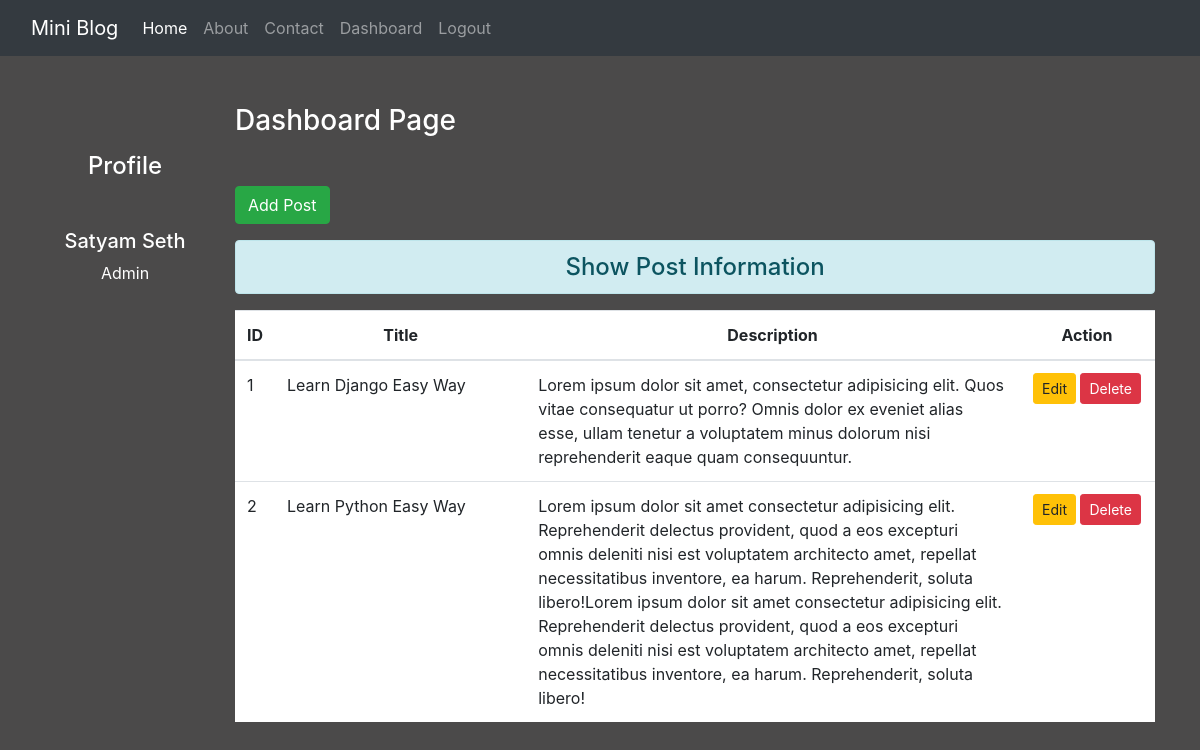
The page /dashboard/ (signed in) on the database its author committed.
### blog/models.py (models this page shows)
class Post(models.Model):
    title=models.CharField(max_length=150)
    desc=models.TextField()

### blog/views.py (the view)
# urls.py: path('dashboard/', views.dashboard, name='dashboard'),
def dashboard(request):
    if request.user.is_authenticated:
        posts=Post.objects.all()
        user=request.user
        full_name=user.get_full_name()
        gps=user.groups.all()
        return render(request,'blog/dashboard.html',{'posts':posts,'full_name':full_name,'groups':gps})
    else:
        return HttpResponseRedirect('/login/')

### blog/templates/blog/dashboard.html (shortened to what this page needs)
{% extends 'blog/base.html' %}
{% load static %}
{% block side %}
<div class="col-sm-2 text-white my-5 text-center">
    <h4 class="my-5">Profile</h4>
    <h5>{{full_name}}</h5>
    {% for group in groups %}
        <p>{{group.name}}</p>
    {% endfor %}
</div>
{% endblock side %}
{% block content %}
<div class="col-sm-10">
    <h3 class="text-white my-5">Dashboard Page</h3>
    <a href="{% url 'addpost' %}" class="btn btn-success">Add Post</a>
    <h4 class="text-center alert alert-info mt-3">Show Post Information</h4>
    {% if posts %}
        <table class="table table-hover bg-white">
            <thead>
                <tr class="text-center">
                    <th class="col" style="width:2%">ID</th>
                    <th class="col" style="width:28%">Title</th>
                    <th class="col" style="width:55%">Description</th>
                    <th class="col" style="width:15%">Action</th>
                </tr>
            </thead>
            <tbody>
                {% for post in posts %}
                    <tr>
                        <td scope="row">{{post.id}}</td>
                        <td>{{post.title}}</td>
                        <td>{{post.desc}}</td>
                        <td class="text-center">
                            <a href="{% url 'updatepost' post.id %}" class="btn btn-warning btn-sm">Edit</a>
                            {% if perms.blog.delete_post %}
                            <form action="{% url 'deletepost' post.id %}" method="post" class="d-inline">
                                <input type="submit" class="btn btn-danger btn-sm" value="Delete">
                            </form>
                            {% endif %}
                        </td>
                    </tr>
                {% endfor %}
            </tbody>
        </table>
    {% else %}
        <h4 class="text-center alert alert-warning">No Records</h4>
    {% endif %}
</div>
{% endblock content %}

### blog/templates/blog/base.html (shortened to what this page needs)
<!DOCTYPE html>
{% load static %}
<html lang="en">
<head>
    <link rel="stylesheet" href="{% static 'blog/css/bootstrap.css' %}">
    <link rel="stylesheet" href="{% static 'blog/css/style.css' %}">
</head>
<body>
    <div class="container-fluid bg-dark">
        {% include 'blog/navbar.html' %}
    </div>
    <div class="container">
        <div class="row">
            {% block side %}
            {% endblock side %}
            {% block content %}
            {% endblock content %}
        </div>
    </div>
</body>
</html>

### blog/templates/blog/navbar.html (shortened to what this page needs)
<nav class="navbar navbar-expand-lg navbar-dark bg-dark">
    <a class="navbar-brand" href="#">Mini Blog</a>
    <div class="collapse navbar-collapse" id="navbarNav">
      <ul class="navbar-nav">
        <li class="nav-item active">
          <a class="nav-link" href="/">Home <span class="sr-only">(current)</span></a>
        </li>
        <li class="nav-item">
          <a class="nav-link" href="{% url 'about' %}">About</a>
        </li>
        <li class="nav-item">
          <a class="nav-link" href="{% url 'contact' %}">Contact</a>
        </li>
        {% if request.user.is_authenticated %}
        <li class="nav-item">
          <a class="nav-link" href="{% url 'dashboard' %}">Dashboard</a>
        </li>
        <li class="nav-item">
          <a class="nav-link" href="{% url 'logout' %}">Logout</a>
        </li>
        {% endif %}
      </ul>
    </div>
  </nav>

### blog/static/blog/css/style.css (style rules this page uses)
body { background-color: rgb(75,74,74); color: antiquewhite; }

### rows shown on the page
Post: id "1", title "Learn Django Easy Way", desc "Lorem ipsum dolor sit amet, consectetur adipisicing elit. Quos vitae consequatur ut porro? Omnis dolor ex eveniet alias esse, ullam tenetur a voluptatem minus dolorum nisi reprehenderit eaque quam consequuntur."
Post: id "2", title "Learn Python Easy Way", desc "Lorem ipsum dolor sit amet consectetur adipisicing elit. Reprehenderit delectus provident, quod a eos excepturi omnis deleniti nisi est voluptatem architecto amet, repellat necessitatibus inventore, ea harum. Reprehenderit, soluta libero!Lorem ipsum dolor sit amet consectetur adipisicing elit. Reprehenderit delectus provident, quod a eos excepturi omnis deleniti nisi est voluptatem architecto amet, repellat necessitatibus inventore, ea harum. Reprehenderit, soluta libero!"

### other values the page prints
{{ full_name }} "Satyam Seth"
{{ group.name }} "Admin"
